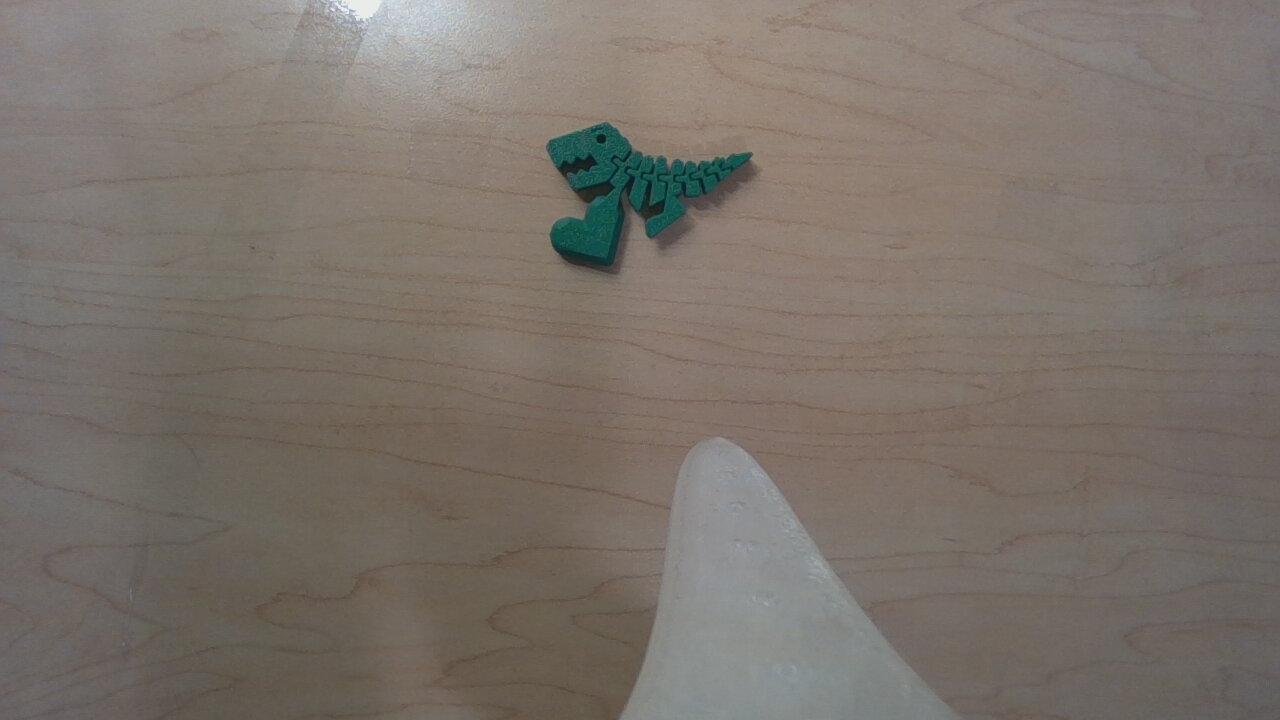
#> input picture dip/shadow_removal/front.jpg, 1280 x 720 px; its folder holds only this picture in this run
$ python -i shadow_removal_processor.py   (imports and definitions only)
#> lines starting #> are read from the running program, lines starting #| are printed output that depends on the picture
"""
Shadow removal processor for camera images.
Applies adaptive illumination correction to remove shadows from camera observations.
"""

import cv2
import numpy as np
from pathlib import Path
from dataclasses import dataclass

from lerobot.processor.pipeline import ObservationProcessorStep, ProcessorStepRegistry
from lerobot.configs.types import PipelineFeatureType, PolicyFeature


# [50 lines left out: functions learn_illumination_params, load_learned_parameters, not called in this run]


def adaptive_illumination_correction(shadow_img, target_mean=132.0, sigma=50):
    """
    Adaptive illumination correction - Method 2 from dip.py.

    Args:
        shadow_img: Image with shadows (RGB format, uint8 numpy array)
        target_mean: Target mean luminance (learned from reference)
        sigma: Gaussian blur sigma for illumination estimation

    Returns:
        Shadow-corrected image (RGB format, uint8 numpy array)
    """
#> called with target_mean = 132, sigma = 50
    # Convert RGB to BGR for OpenCV
    img_bgr = cv2.cvtColor(shadow_img, cv2.COLOR_RGB2BGR)
#> img_bgr is the input picture: shape (720, 1280, 3); mean B, G, R 106.9, 114.4, 122.9

    # Convert to LAB
    shadow_lab = cv2.cvtColor(img_bgr, cv2.COLOR_BGR2LAB)
#> shadow_lab: shape (720, 1280, 3); mean of channels 0, 1, 2 124.2, 129.9, 133.4
    shadow_l = shadow_lab[:, :, 0].astype(np.float32)
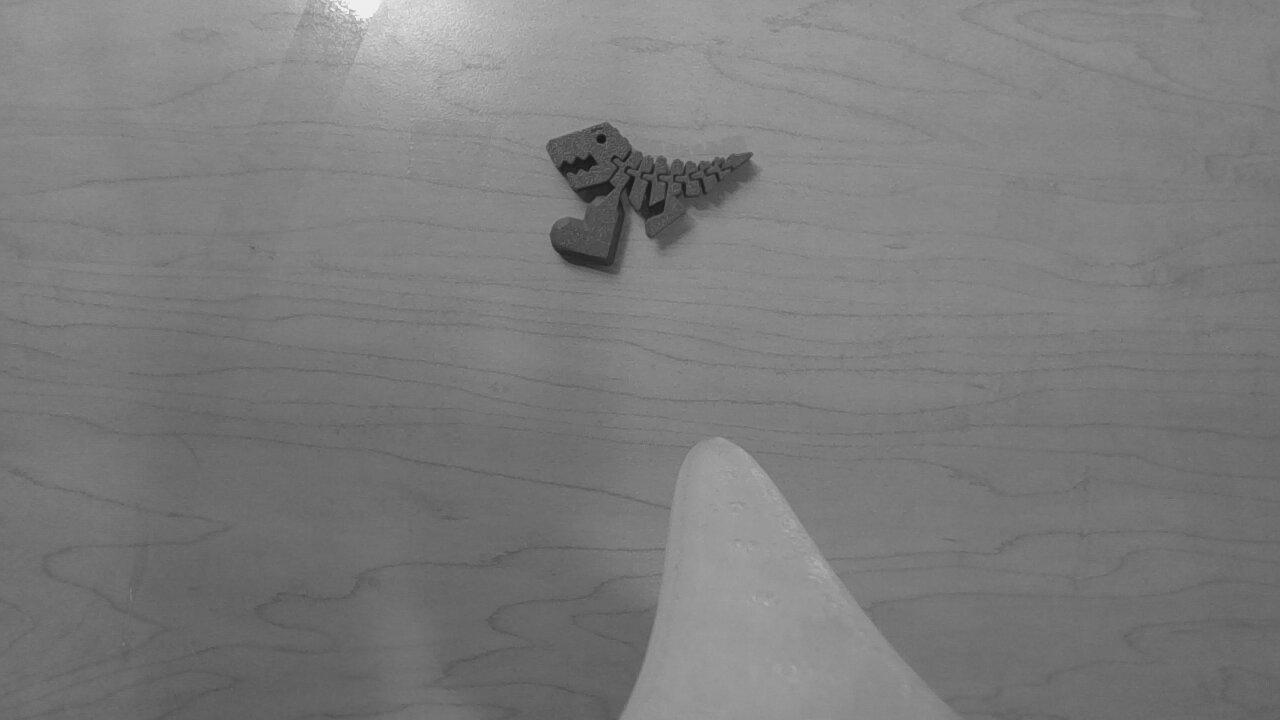
#> shadow_l: shape (720, 1280) float32; min 17, max 247, mean 124.2

    # Estimate illumination
    shadow_blur = cv2.GaussianBlur(shadow_l, (0, 0), sigma)

    # Normalize to target mean
    current_mean = np.mean(shadow_blur)
#> current_mean = 124.2
    global_correction = target_mean / (current_mean + 1e-6)
#> global_correction = 1.06
    global_correction = np.clip(global_correction, 0.7, 1.5)

    # Local correction based on illumination variation
    mean_blur = np.mean(shadow_blur)
#> mean_blur = 124.2
    local_correction = mean_blur / (shadow_blur + 1e-6)
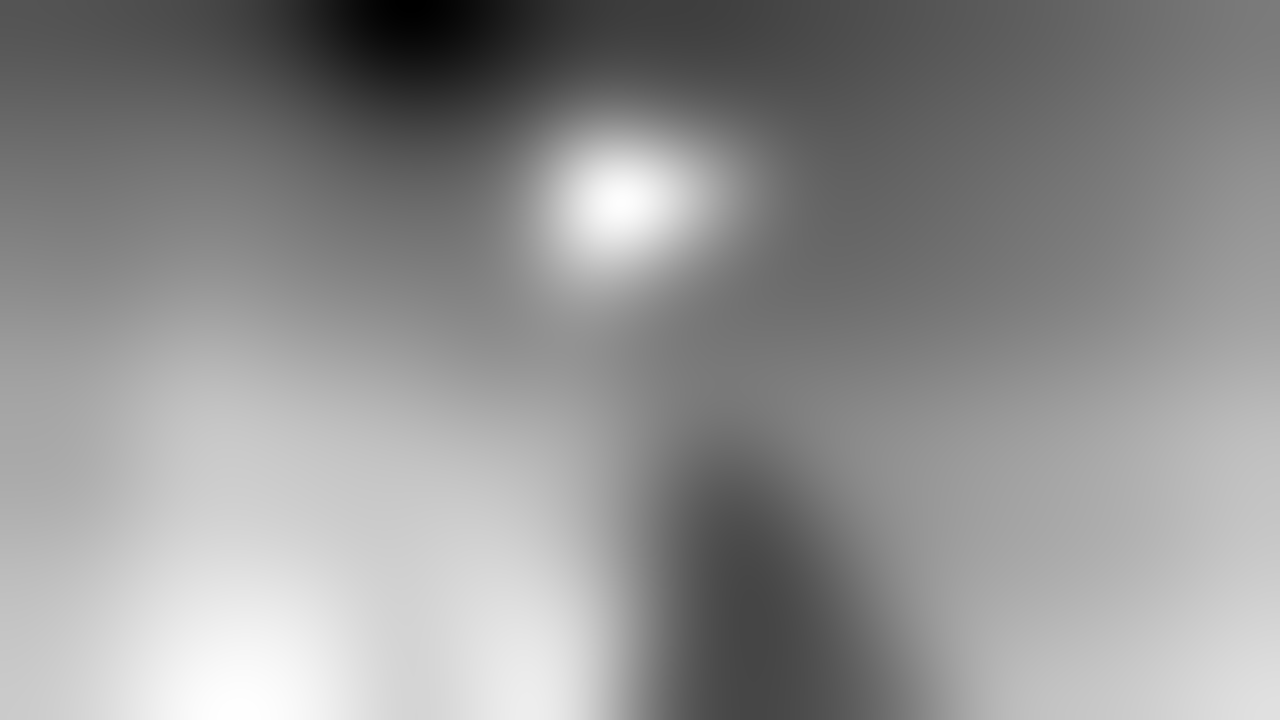
#> local_correction: shape (720, 1280) float32; min 0.671, max 1.28, mean 1.01; drawn with min black and max white
    local_correction = np.clip(local_correction, 0.8, 1.5)
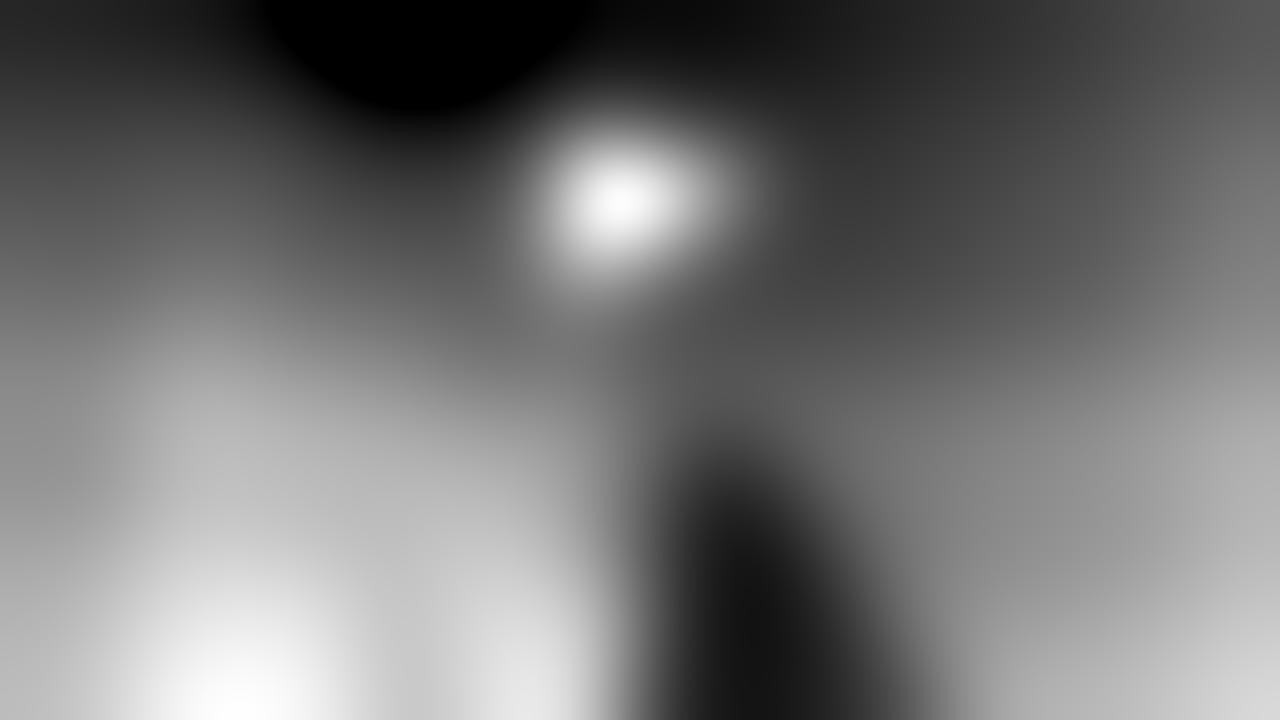
#> local_correction: shape (720, 1280) float32; min 0.8, max 1.28, mean 1.02; drawn with min black and max white

    # Combine global and local correction
    total_correction = global_correction * local_correction

    # Apply correction
    corrected_l = shadow_l * total_correction
    corrected_l = np.clip(corrected_l, 0, 255).astype(np.uint8)

    # Merge back
    corrected_lab = cv2.merge([corrected_l, shadow_lab[:, :, 1], shadow_lab[:, :, 2]])
#> corrected_lab: shape (720, 1280, 3); mean of channels 0, 1, 2 131.6, 129.9, 133.4
    result_bgr = cv2.cvtColor(corrected_lab, cv2.COLOR_LAB2BGR)
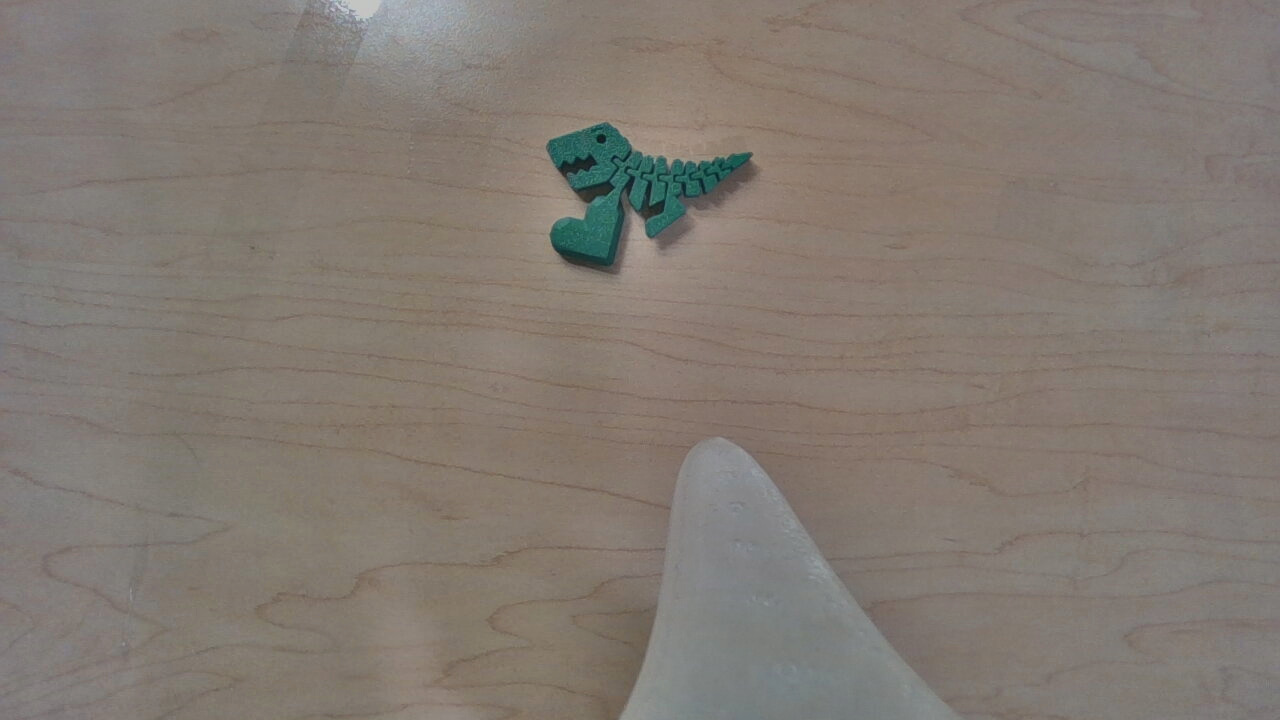
#> result_bgr: shape (720, 1280, 3); mean B, G, R 113.9, 121.6, 130.1

    # Convert back to RGB
    result_rgb = cv2.cvtColor(result_bgr, cv2.COLOR_BGR2RGB)

    return result_rgb


# [50 lines that did not run here, left out]

>>> import cv2
>>> picture = cv2.cvtColor(cv2.imread('front.jpg'), cv2.COLOR_BGR2RGB)
>>> result = adaptive_illumination_correction(picture)

$ run again, on dip/shadow_removal/side_shadow.jpg
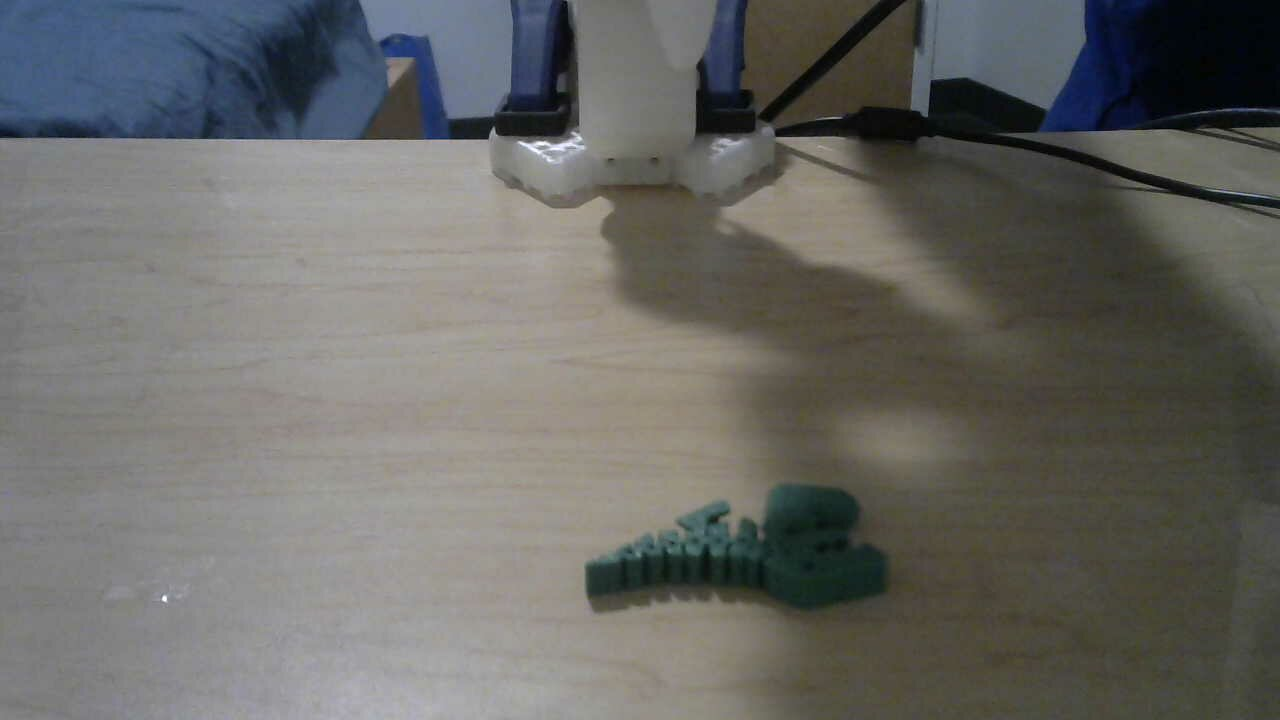
#> input picture dip/shadow_removal/side_shadow.jpg, 1280 x 720 px
#> in adaptive_illumination_correction, img_bgr is the input picture: shape (720, 1280, 3); mean B, G, R 100.7, 104.1, 104.1
#> shadow_lab: shape (720, 1280, 3); mean of channels 0, 1, 2 110.8, 127.6, 130
#> in adaptive_illumination_correction, `shadow_blur = cv2.GaussianBlur(shadow_l, (0, 0), sigma)`:
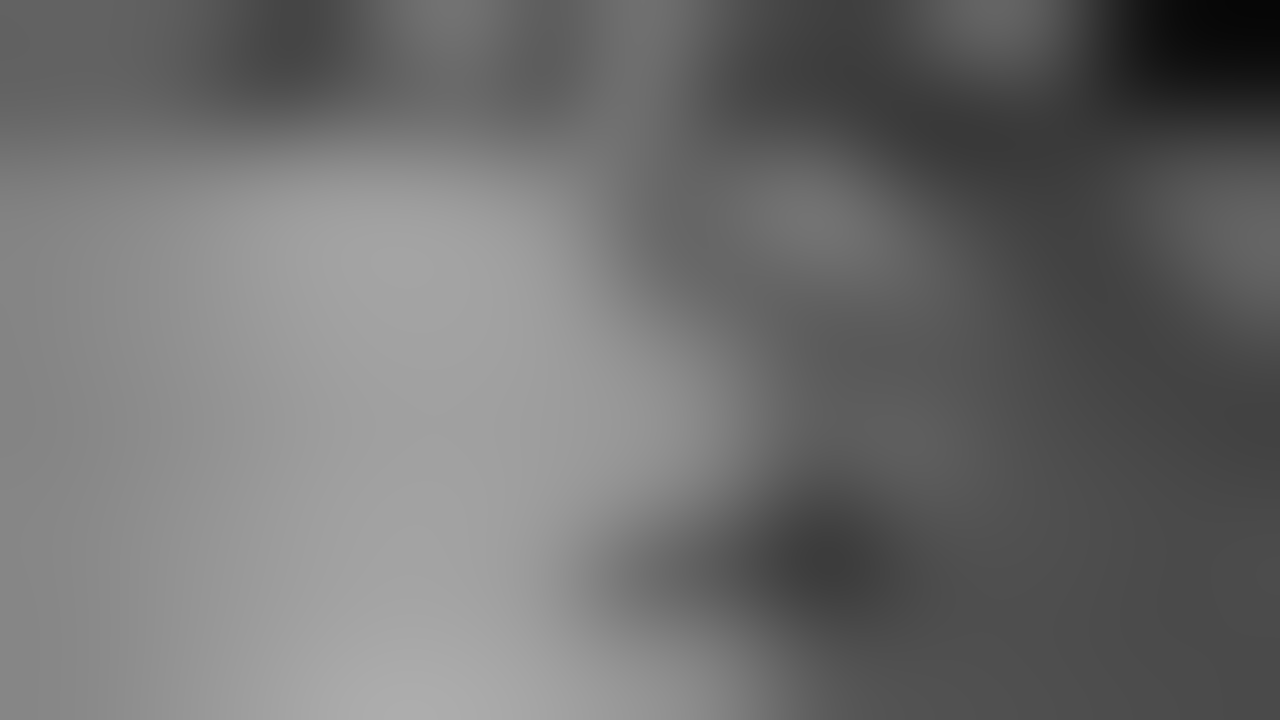
#> shadow_blur: shape (720, 1280) float32; min 6.31, max 173.4, mean 110.8
#> current_mean = 110.8
#> global_correction = 1.19
#> mean_blur = 110.8
#> corrected_lab: shape (720, 1280, 3); mean of channels 0, 1, 2 131.4, 127.6, 130
#> in adaptive_illumination_correction, `result_bgr = cv2.cvtColor(corrected_lab, cv2.COLOR_LAB2BGR)`:
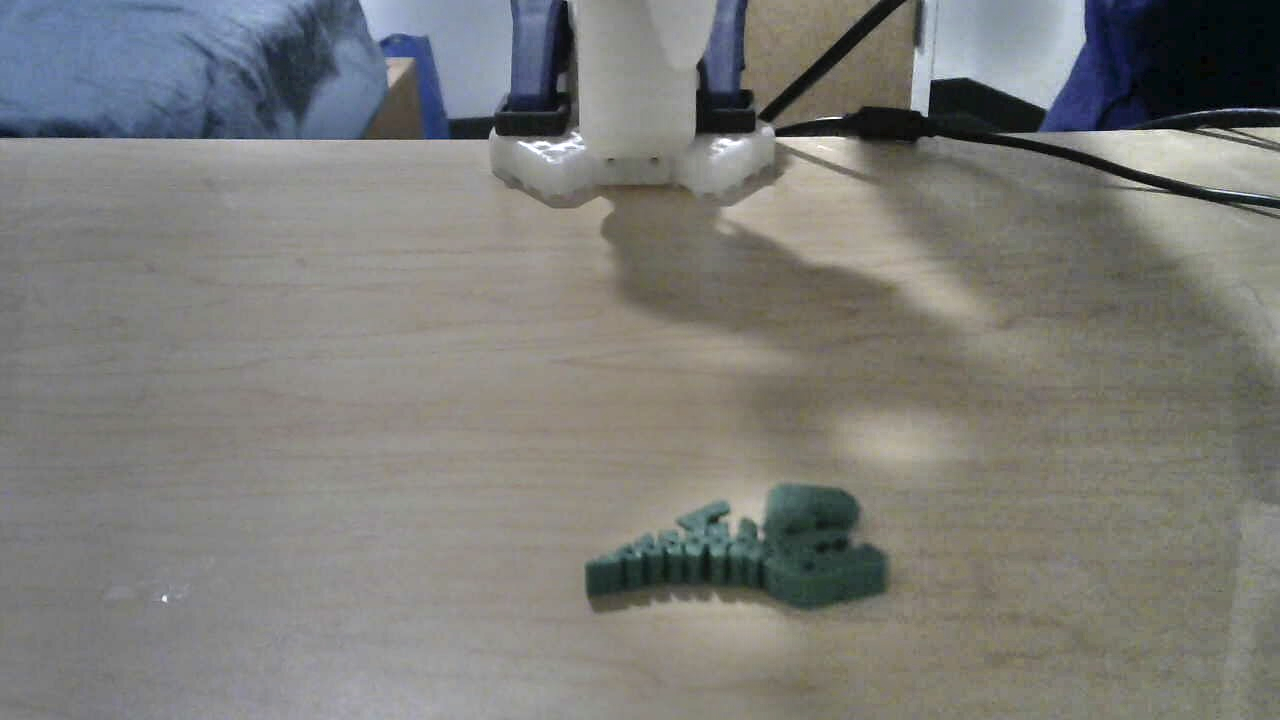
#> result_bgr: shape (720, 1280, 3); mean B, G, R 120.2, 123.8, 123.9
